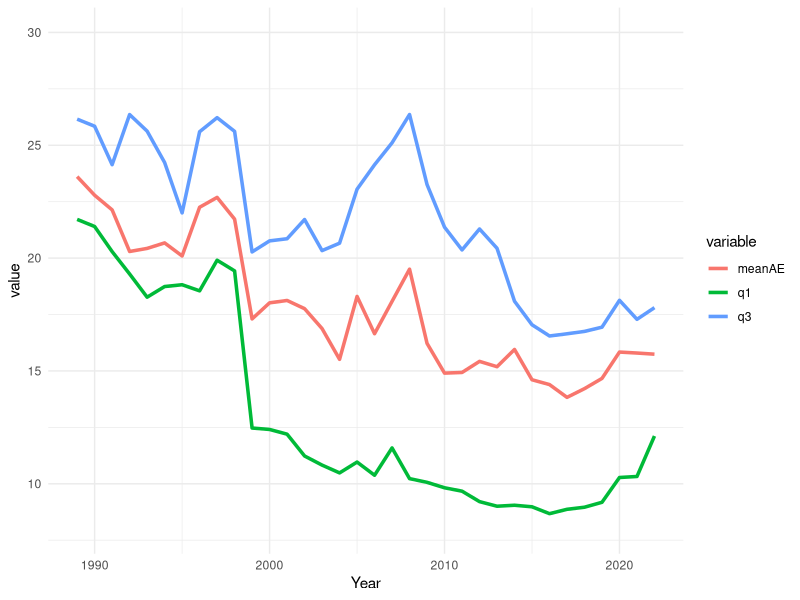
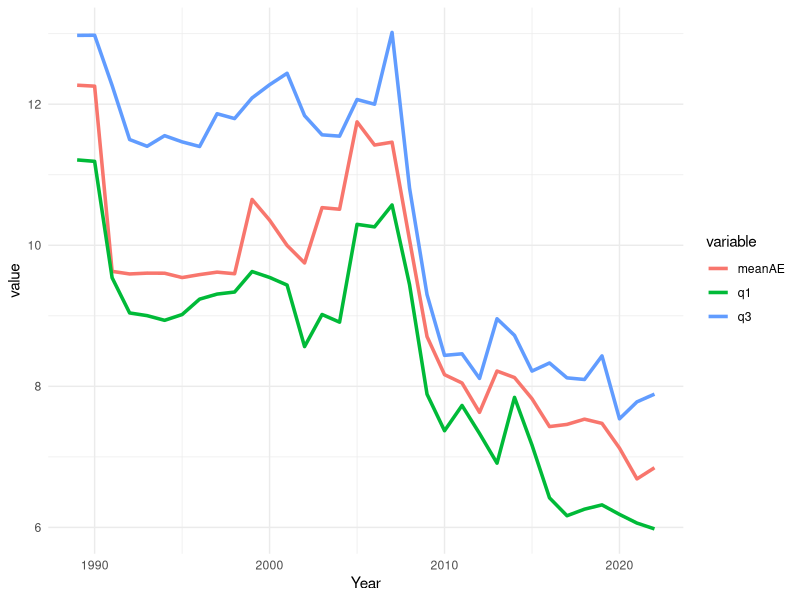
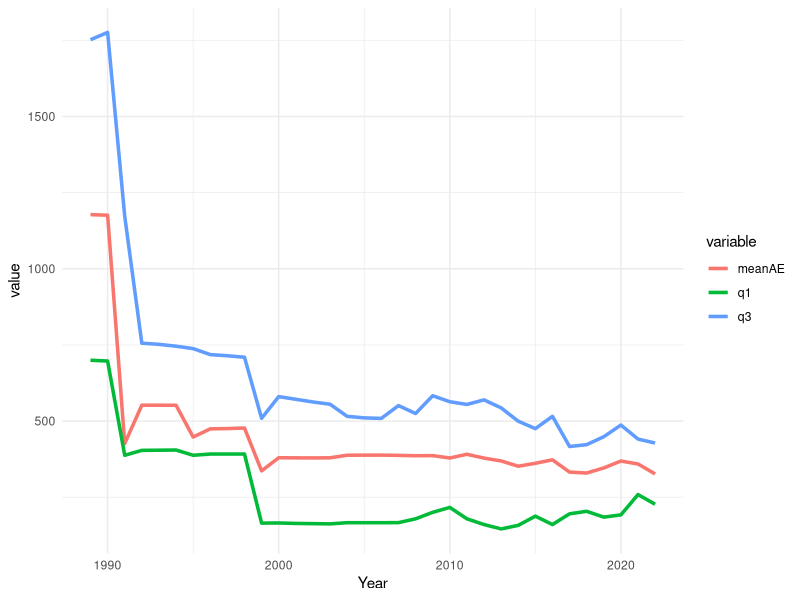

R code for these plots, in order:
## ---- chunk 1

library(readxl)
library(plm)
library(tidyverse)



## ---- chunk 2

# loading the data
data <- read_excel("Data for analysis.xlsx", sheet = "Final")
data <- na.omit(data)



## ---- chunk 3

# summary statistics for the banks (here we need to put all the values from different)

leverdUnleverd <- data %>% 
  group_by(`Bank Name`) %>% 
  summarise(
    N = n(),
    Min = min(`Assets/Equity`),
    Mean = mean(`Assets/Equity`),
    q1 = quantile(`Assets/Equity`,probs = 0.25),
    Median = median(`Assets/Equity`),
    q3 = quantile(`Assets/Equity`,probs = 0.75),
    Max = max(`Assets/Equity`)
    
  )

leverdUnleverd

## ---- chunk 4
# 1st and 4th quantile of the overall asset/equity
  
data %>% 
  summarise(
    quantile = quantile(`Assets/Equity`, probs = c(0.25,0.75))
  )

# finding the levered and unlevered firms

leverdUnleverd %>% 
  filter(q1<=10.7 | q1>=21.3) %>% 
  arrange(q1)


# partioning the data in the highly levered and lower levered dataset

dataPart <- data %>% 
  # select(`Bank Name`, Year, LL, HL) %>% 
  mutate(
    LL = case_when(
    `Bank Name`== "Truist Financial"~1,
    `Bank Name`== "M&T Bank"~1,
    `Bank Name`== "PNC"~1,
    `Bank Name`== "Fifth Third Bancorp"~1,
    `Bank Name`== "Bank of New York Mellon"~1,
    `Bank Name`== "Bank of America"~1,
    `Bank Name`== "US Bancorp"~1,
    `Bank Name`== "JPMorgan Chase"~1,
    TRUE ~ 0),
    HL = case_when(
      `Bank Name`== "Deutsche Bank"~1,
      TRUE ~ 0)) 

dataPart %>% 
  # group_by(LL,HL) %>% 
  filter(HL==1 | LL==1) %>%
  group_by(LL,HL) %>%
  summarise(
    obs=n(),
    assets=mean(`Total Assets`/1000),
    costOfDebtFinancing = mean(`Interest Expense%`),
    growthRateOfDebtFinancing =mean(`Equity Growth`),
    growthRateOfLending = mean(`Loan Growth`),
    assetRisk = sd(`Total Assets`),
    ROA = mean(`Return on Assets`)
    
    
  ) %>% t()

## ---- chunk 5

# Need to draw the figures (4 figures)

library(ggplot2)

# Asset and total equity (i)

data %>% 
  group_by(Year) %>% 
  summarise(
    meanAE=median(`Assets/Equity`),
    q1 = quantile(`Assets/Equity`, probs = 0.25),
    q3 = quantile(`Assets/Equity`, probs = 0.75)
  ) %>% 
  ungroup() %>% 
  pivot_longer(cols = -Year,names_to = "variable",values_to = "value") %>% 
  ggplot(mapping = aes(x=Year, y= value, col =variable))+
  geom_line(size =1.2)+
  ylim(c(8,30))+
  theme_minimal()

# RWA and Tier 1 capital ratio (iii)

data %>% 
  group_by(Year) %>% 
  summarise(
    meanAE=median(`RWA/Tier 1`),
    q1 = quantile(`RWA/Tier 1`, probs = 0.25),
    q3 = quantile(`RWA/Tier 1`, probs = 0.75)
  ) %>% 
  ungroup() %>% 
  pivot_longer(cols = -Year,names_to = "variable",values_to = "value") %>% 
  ggplot(mapping = aes(x=Year, y= value, col =variable))+
  geom_line(size =1.2)+
  # ylim(c(8,30))+
  theme_minimal()
  

# Total fair value of the asset and the market value of the equity (need the market value of equity) (iv)

data %>% 
  group_by(Year) %>% 
  summarise(
    meanAE=median(`Total Fair Value Assets/Total Equity`),
    q1 = quantile(`Total Fair Value Assets/Total Equity`, probs = 0.25),
    q3 = quantile(`Total Fair Value Assets/Total Equity`, probs = 0.75)
  ) %>% 
  ungroup() %>% 
  pivot_longer(cols = -Year,names_to = "variable",values_to = "value") %>% 
  ggplot(mapping = aes(x=Year, y= value, col =variable))+
  geom_line(size =1.2)+
  # ylim(c(8,30))+
  theme_minimal()
